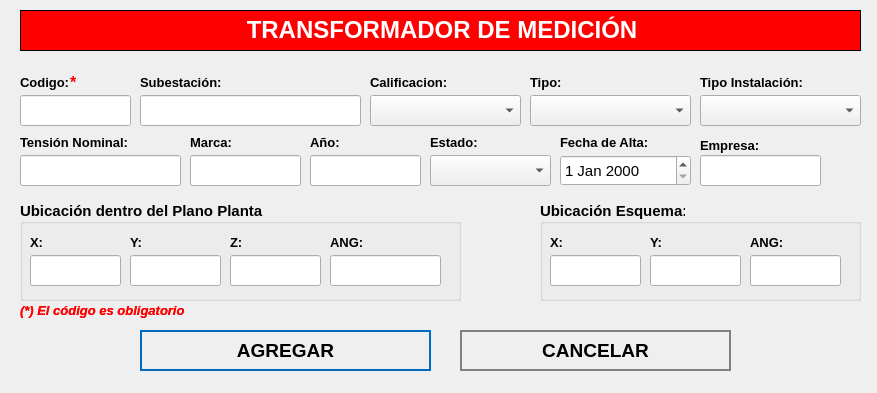
<?xml version="1.0" encoding="UTF-8"?>
<ui version="4.0">
 <class>NewBook</class>
 <widget class="QWidget" name="NewBook">
  <property name="geometry">
   <rect>
    <x>0</x>
    <y>0</y>
    <width>877</width>
    <height>393</height>
   </rect>
  </property>
  <property name="minimumSize">
   <size>
    <width>877</width>
    <height>393</height>
   </size>
  </property>
  <property name="maximumSize">
   <size>
    <width>877</width>
    <height>393</height>
   </size>
  </property>
  <property name="windowTitle">
   <string>Nuevo Registro</string>
  </property>
  <property name="styleSheet">
   <string notr="true">QPushButton
{	
	height: 2em;
 	border-style: solid;
	border-width: 2px;
 	border-color: grey;
	font-weight: bold;
}

QPushButton:hover
{
   	background-color:grey;
	color:white;
}</string>
  </property>
  <widget class="QLabel" name="label">
   <property name="geometry">
    <rect>
     <x>20</x>
     <y>10</y>
     <width>841</width>
     <height>41</height>
    </rect>
   </property>
   <property name="font">
    <font>
     <underline>false</underline>
    </font>
   </property>
   <property name="autoFillBackground">
    <bool>false</bool>
   </property>
   <property name="styleSheet">
    <string notr="true">background-color: red;</string>
   </property>
   <property name="frameShape">
    <enum>QFrame::Box</enum>
   </property>
   <property name="text">
    <string>&lt;html&gt;&lt;head/&gt;&lt;body&gt;&lt;p align=&quot;center&quot;&gt;&lt;span style=&quot; font-size:18pt; font-weight:600; color:#ffffff;&quot;&gt;TRANSFORMADOR DE MEDICIÓN&lt;/span&gt;&lt;/p&gt;&lt;/body&gt;&lt;/html&gt;</string>
   </property>
  </widget>
  <widget class="QLabel" name="label_autoriza">
   <property name="geometry">
    <rect>
     <x>20</x>
     <y>70</y>
     <width>101</width>
     <height>25</height>
    </rect>
   </property>
   <property name="text">
    <string>&lt;html&gt;&lt;head/&gt;&lt;body&gt;&lt;p&gt;&lt;span style=&quot; font-size:10pt; font-weight:600;&quot;&gt;Codigo:&lt;/span&gt;&lt;/p&gt;&lt;/body&gt;&lt;/html&gt;</string>
   </property>
  </widget>
  <widget class="QLineEdit" name="inputCodigo">
   <property name="geometry">
    <rect>
     <x>20</x>
     <y>95</y>
     <width>111</width>
     <height>31</height>
    </rect>
   </property>
   <property name="font">
    <font>
     <pointsize>12</pointsize>
    </font>
   </property>
   <property name="maxLength">
    <number>15</number>
   </property>
  </widget>
  <widget class="QLineEdit" name="inputSubestacion">
   <property name="geometry">
    <rect>
     <x>140</x>
     <y>95</y>
     <width>221</width>
     <height>31</height>
    </rect>
   </property>
   <property name="font">
    <font>
     <pointsize>12</pointsize>
    </font>
   </property>
  </widget>
  <widget class="QPushButton" name="addButton">
   <property name="geometry">
    <rect>
     <x>140</x>
     <y>330</y>
     <width>291</width>
     <height>41</height>
    </rect>
   </property>
   <property name="font">
    <font>
     <pointsize>14</pointsize>
     <weight>75</weight>
     <bold>true</bold>
    </font>
   </property>
   <property name="cursor">
    <cursorShape>PointingHandCursor</cursorShape>
   </property>
   <property name="styleSheet">
    <string notr="true">QPushButton
{	
	height: 2em;
 	border-style: solid;
	border-width: 2px;
 	border-color: #0069c0;
	font-weight: bold;
}

QPushButton:hover
{
   	background-color:#0069c0;
	color:white;
}</string>
   </property>
   <property name="text">
    <string>AGREGAR</string>
   </property>
   <property name="icon">
    <iconset>
     <normaloff>../assets/icons/add-icon.png</normaloff>../assets/icons/add-icon.png</iconset>
   </property>
   <property name="iconSize">
    <size>
     <width>30</width>
     <height>30</height>
    </size>
   </property>
   <property name="autoDefault">
    <bool>true</bool>
   </property>
   <property name="default">
    <bool>true</bool>
   </property>
   <property name="flat">
    <bool>true</bool>
   </property>
  </widget>
  <widget class="QPushButton" name="cancelButton">
   <property name="geometry">
    <rect>
     <x>460</x>
     <y>330</y>
     <width>271</width>
     <height>41</height>
    </rect>
   </property>
   <property name="font">
    <font>
     <pointsize>14</pointsize>
     <weight>75</weight>
     <bold>true</bold>
    </font>
   </property>
   <property name="cursor">
    <cursorShape>PointingHandCursor</cursorShape>
   </property>
   <property name="styleSheet">
    <string notr="true">QPushButton
{	
	height: 2em;
 	border-style: solid;
	border-width: 2px;
 	border-color: grey;
	font-weight: bold;
}

QPushButton:hover
{
   	background-color:grey;
	color:white;
}</string>
   </property>
   <property name="text">
    <string>CANCELAR</string>
   </property>
   <property name="icon">
    <iconset>
     <normaloff>../assets/icons/cancel-icon.png</normaloff>../assets/icons/cancel-icon.png</iconset>
   </property>
   <property name="iconSize">
    <size>
     <width>30</width>
     <height>30</height>
    </size>
   </property>
   <property name="autoDefault">
    <bool>true</bool>
   </property>
   <property name="default">
    <bool>true</bool>
   </property>
   <property name="flat">
    <bool>true</bool>
   </property>
  </widget>
  <widget class="QLabel" name="label_aquienVisita">
   <property name="geometry">
    <rect>
     <x>140</x>
     <y>70</y>
     <width>191</width>
     <height>25</height>
    </rect>
   </property>
   <property name="text">
    <string>&lt;html&gt;&lt;head/&gt;&lt;body&gt;&lt;p&gt;&lt;span style=&quot; font-size:10pt; font-weight:600;&quot;&gt;Subestación:&lt;/span&gt;&lt;/p&gt;&lt;/body&gt;&lt;/html&gt;</string>
   </property>
  </widget>
  <widget class="QLabel" name="label_horaSalida">
   <property name="geometry">
    <rect>
     <x>430</x>
     <y>130</y>
     <width>81</width>
     <height>25</height>
    </rect>
   </property>
   <property name="text">
    <string>&lt;html&gt;&lt;head/&gt;&lt;body&gt;&lt;p&gt;&lt;span style=&quot; font-size:10pt; font-weight:600;&quot;&gt;Estado:&lt;/span&gt;&lt;/p&gt;&lt;/body&gt;&lt;/html&gt;</string>
   </property>
  </widget>
  <widget class="QLabel" name="label_motivoVisita">
   <property name="geometry">
    <rect>
     <x>560</x>
     <y>130</y>
     <width>131</width>
     <height>25</height>
    </rect>
   </property>
   <property name="text">
    <string>&lt;html&gt;&lt;head/&gt;&lt;body&gt;&lt;p&gt;&lt;span style=&quot; font-size:10pt; font-weight:600;&quot;&gt;Fecha de Alta:&lt;/span&gt;&lt;/p&gt;&lt;/body&gt;&lt;/html&gt;</string>
   </property>
  </widget>
  <widget class="QLabel" name="label_nota_obligatoria">
   <property name="geometry">
    <rect>
     <x>20</x>
     <y>300</y>
     <width>281</width>
     <height>21</height>
    </rect>
   </property>
   <property name="text">
    <string>&lt;html&gt;&lt;head/&gt;&lt;body&gt;&lt;p&gt;&lt;span style=&quot; font-size:10pt; font-weight:600; font-style:italic; color:#ff0000;&quot;&gt;(*) El código es obligatorio&lt;/span&gt;&lt;/p&gt;&lt;/body&gt;&lt;/html&gt;</string>
   </property>
  </widget>
  <widget class="QLabel" name="ast_aquienvisita">
   <property name="geometry">
    <rect>
     <x>70</x>
     <y>70</y>
     <width>21</width>
     <height>25</height>
    </rect>
   </property>
   <property name="text">
    <string>&lt;html&gt;&lt;head/&gt;&lt;body&gt;&lt;p&gt;&lt;span style=&quot; font-size:12pt; font-weight:600; color:#ff0000;&quot;&gt;*&lt;/span&gt;&lt;/p&gt;&lt;/body&gt;&lt;/html&gt;</string>
   </property>
  </widget>
  <widget class="QLabel" name="label_advertencia_dni">
   <property name="geometry">
    <rect>
     <x>20</x>
     <y>300</y>
     <width>251</width>
     <height>21</height>
    </rect>
   </property>
   <property name="text">
    <string>&lt;html&gt;&lt;head/&gt;&lt;body&gt;&lt;p&gt;&lt;span style=&quot; font-size:10pt; font-weight:600; font-style:italic; color:#ff0000;&quot;&gt;(*) El código es obligatorio&lt;/span&gt;&lt;/p&gt;&lt;/body&gt;&lt;/html&gt;</string>
   </property>
  </widget>
  <widget class="QLabel" name="label_area_2">
   <property name="geometry">
    <rect>
     <x>370</x>
     <y>70</y>
     <width>141</width>
     <height>25</height>
    </rect>
   </property>
   <property name="text">
    <string>&lt;html&gt;&lt;head/&gt;&lt;body&gt;&lt;p&gt;&lt;span style=&quot; font-size:10pt; font-weight:600;&quot;&gt;Calificacion:&lt;/span&gt;&lt;/p&gt;&lt;/body&gt;&lt;/html&gt;</string>
   </property>
  </widget>
  <widget class="QComboBox" name="cbEstado">
   <property name="geometry">
    <rect>
     <x>430</x>
     <y>155</y>
     <width>121</width>
     <height>31</height>
    </rect>
   </property>
   <property name="font">
    <font>
     <pointsize>12</pointsize>
    </font>
   </property>
   <property name="editable">
    <bool>false</bool>
   </property>
  </widget>
  <widget class="QDateEdit" name="inputFecha">
   <property name="geometry">
    <rect>
     <x>560</x>
     <y>155</y>
     <width>131</width>
     <height>31</height>
    </rect>
   </property>
   <property name="font">
    <font>
     <pointsize>11</pointsize>
     <weight>50</weight>
     <bold>false</bold>
    </font>
   </property>
  </widget>
  <widget class="QComboBox" name="cbTipo">
   <property name="geometry">
    <rect>
     <x>530</x>
     <y>95</y>
     <width>161</width>
     <height>31</height>
    </rect>
   </property>
   <property name="font">
    <font>
     <pointsize>12</pointsize>
    </font>
   </property>
   <property name="editable">
    <bool>false</bool>
   </property>
  </widget>
  <widget class="QLabel" name="label_area_3">
   <property name="geometry">
    <rect>
     <x>530</x>
     <y>70</y>
     <width>141</width>
     <height>25</height>
    </rect>
   </property>
   <property name="text">
    <string>&lt;html&gt;&lt;head/&gt;&lt;body&gt;&lt;p&gt;&lt;span style=&quot; font-size:10pt; font-weight:600;&quot;&gt;Tipo:&lt;/span&gt;&lt;/p&gt;&lt;/body&gt;&lt;/html&gt;</string>
   </property>
  </widget>
  <widget class="QLineEdit" name="inputMarca">
   <property name="geometry">
    <rect>
     <x>190</x>
     <y>155</y>
     <width>111</width>
     <height>31</height>
    </rect>
   </property>
   <property name="font">
    <font>
     <pointsize>12</pointsize>
    </font>
   </property>
   <property name="maxLength">
    <number>50</number>
   </property>
  </widget>
  <widget class="QLabel" name="label_autoriza_2">
   <property name="geometry">
    <rect>
     <x>190</x>
     <y>130</y>
     <width>101</width>
     <height>25</height>
    </rect>
   </property>
   <property name="text">
    <string>&lt;html&gt;&lt;head/&gt;&lt;body&gt;&lt;p&gt;&lt;span style=&quot; font-size:10pt; font-weight:600;&quot;&gt;Marca:&lt;/span&gt;&lt;/p&gt;&lt;/body&gt;&lt;/html&gt;</string>
   </property>
  </widget>
  <widget class="QLineEdit" name="inputAnio">
   <property name="geometry">
    <rect>
     <x>310</x>
     <y>155</y>
     <width>111</width>
     <height>31</height>
    </rect>
   </property>
   <property name="font">
    <font>
     <pointsize>12</pointsize>
    </font>
   </property>
   <property name="maxLength">
    <number>4</number>
   </property>
  </widget>
  <widget class="QLabel" name="label_autoriza_3">
   <property name="geometry">
    <rect>
     <x>310</x>
     <y>130</y>
     <width>101</width>
     <height>25</height>
    </rect>
   </property>
   <property name="text">
    <string>&lt;html&gt;&lt;head/&gt;&lt;body&gt;&lt;p&gt;&lt;span style=&quot; font-size:10pt; font-weight:600;&quot;&gt;Año:&lt;/span&gt;&lt;/p&gt;&lt;/body&gt;&lt;/html&gt;</string>
   </property>
  </widget>
  <widget class="QLabel" name="label_autoriza_4">
   <property name="geometry">
    <rect>
     <x>20</x>
     <y>130</y>
     <width>151</width>
     <height>25</height>
    </rect>
   </property>
   <property name="text">
    <string>&lt;html&gt;&lt;head/&gt;&lt;body&gt;&lt;p&gt;&lt;span style=&quot; font-size:10pt; font-weight:600;&quot;&gt;Tensión Nominal:&lt;/span&gt;&lt;/p&gt;&lt;/body&gt;&lt;/html&gt;</string>
   </property>
  </widget>
  <widget class="QLineEdit" name="inputTension">
   <property name="geometry">
    <rect>
     <x>20</x>
     <y>155</y>
     <width>161</width>
     <height>31</height>
    </rect>
   </property>
   <property name="font">
    <font>
     <pointsize>12</pointsize>
    </font>
   </property>
   <property name="maxLength">
    <number>8</number>
   </property>
  </widget>
  <widget class="QComboBox" name="cbTipoInstalacion">
   <property name="geometry">
    <rect>
     <x>700</x>
     <y>95</y>
     <width>161</width>
     <height>31</height>
    </rect>
   </property>
   <property name="font">
    <font>
     <pointsize>12</pointsize>
    </font>
   </property>
   <property name="editable">
    <bool>false</bool>
   </property>
  </widget>
  <widget class="QLabel" name="label_area_4">
   <property name="geometry">
    <rect>
     <x>700</x>
     <y>70</y>
     <width>141</width>
     <height>25</height>
    </rect>
   </property>
   <property name="text">
    <string>&lt;html&gt;&lt;head/&gt;&lt;body&gt;&lt;p&gt;&lt;span style=&quot; font-size:10pt; font-weight:600;&quot;&gt;Tipo Instalación:&lt;/span&gt;&lt;/p&gt;&lt;/body&gt;&lt;/html&gt;</string>
   </property>
  </widget>
  <widget class="QGroupBox" name="groupBox">
   <property name="geometry">
    <rect>
     <x>20</x>
     <y>200</y>
     <width>441</width>
     <height>101</height>
    </rect>
   </property>
   <property name="font">
    <font>
     <pointsize>11</pointsize>
     <weight>75</weight>
     <bold>true</bold>
    </font>
   </property>
   <property name="title">
    <string>Ubicación dentro del Plano Planta:</string>
   </property>
   <property name="alignment">
    <set>Qt::AlignLeading|Qt::AlignLeft|Qt::AlignVCenter</set>
   </property>
   <widget class="QLabel" name="label_motivoVisita_2">
    <property name="geometry">
     <rect>
      <x>210</x>
      <y>30</y>
      <width>81</width>
      <height>25</height>
     </rect>
    </property>
    <property name="text">
     <string>&lt;html&gt;&lt;head/&gt;&lt;body&gt;&lt;p&gt;&lt;span style=&quot; font-size:10pt; font-weight:600;&quot;&gt;Z:&lt;/span&gt;&lt;/p&gt;&lt;/body&gt;&lt;/html&gt;</string>
    </property>
   </widget>
   <widget class="QLabel" name="label_horaSalida_2">
    <property name="geometry">
     <rect>
      <x>110</x>
      <y>30</y>
      <width>81</width>
      <height>25</height>
     </rect>
    </property>
    <property name="text">
     <string>&lt;html&gt;&lt;head/&gt;&lt;body&gt;&lt;p&gt;&lt;span style=&quot; font-size:10pt; font-weight:600;&quot;&gt;Y:&lt;/span&gt;&lt;/p&gt;&lt;/body&gt;&lt;/html&gt;</string>
    </property>
   </widget>
   <widget class="QLineEdit" name="inputX">
    <property name="geometry">
     <rect>
      <x>10</x>
      <y>55</y>
      <width>91</width>
      <height>31</height>
     </rect>
    </property>
    <property name="font">
     <font>
      <pointsize>12</pointsize>
     </font>
    </property>
    <property name="maxLength">
     <number>14</number>
    </property>
   </widget>
   <widget class="QLineEdit" name="inputY">
    <property name="geometry">
     <rect>
      <x>110</x>
      <y>55</y>
      <width>91</width>
      <height>31</height>
     </rect>
    </property>
    <property name="font">
     <font>
      <pointsize>12</pointsize>
     </font>
    </property>
    <property name="maxLength">
     <number>14</number>
    </property>
   </widget>
   <widget class="QLineEdit" name="inputZ">
    <property name="geometry">
     <rect>
      <x>210</x>
      <y>55</y>
      <width>91</width>
      <height>31</height>
     </rect>
    </property>
    <property name="font">
     <font>
      <pointsize>12</pointsize>
     </font>
    </property>
    <property name="maxLength">
     <number>14</number>
    </property>
   </widget>
   <widget class="QLabel" name="label_horaIngreso_2">
    <property name="geometry">
     <rect>
      <x>10</x>
      <y>30</y>
      <width>71</width>
      <height>25</height>
     </rect>
    </property>
    <property name="text">
     <string>&lt;html&gt;&lt;head/&gt;&lt;body&gt;&lt;p&gt;&lt;span style=&quot; font-size:10pt; font-weight:600;&quot;&gt;X:&lt;/span&gt;&lt;/p&gt;&lt;/body&gt;&lt;/html&gt;</string>
    </property>
   </widget>
   <widget class="QLabel" name="label_horaIngreso_4">
    <property name="geometry">
     <rect>
      <x>310</x>
      <y>30</y>
      <width>71</width>
      <height>25</height>
     </rect>
    </property>
    <property name="text">
     <string>&lt;html&gt;&lt;head/&gt;&lt;body&gt;&lt;p&gt;&lt;span style=&quot; font-size:10pt; font-weight:600;&quot;&gt;ANG:&lt;/span&gt;&lt;/p&gt;&lt;/body&gt;&lt;/html&gt;</string>
    </property>
   </widget>
   <widget class="QLineEdit" name="inputANG">
    <property name="geometry">
     <rect>
      <x>310</x>
      <y>55</y>
      <width>111</width>
      <height>31</height>
     </rect>
    </property>
    <property name="font">
     <font>
      <pointsize>12</pointsize>
     </font>
    </property>
    <property name="maxLength">
     <number>11</number>
    </property>
   </widget>
  </widget>
  <widget class="QGroupBox" name="groupBox_2">
   <property name="geometry">
    <rect>
     <x>540</x>
     <y>200</y>
     <width>321</width>
     <height>101</height>
    </rect>
   </property>
   <property name="font">
    <font>
     <pointsize>11</pointsize>
     <weight>75</weight>
     <bold>true</bold>
    </font>
   </property>
   <property name="title">
    <string>Ubicación Esquema:</string>
   </property>
   <property name="alignment">
    <set>Qt::AlignLeading|Qt::AlignLeft|Qt::AlignVCenter</set>
   </property>
   <widget class="QLabel" name="label_motivoVisita_3">
    <property name="geometry">
     <rect>
      <x>210</x>
      <y>30</y>
      <width>91</width>
      <height>25</height>
     </rect>
    </property>
    <property name="text">
     <string>&lt;html&gt;&lt;head/&gt;&lt;body&gt;&lt;p&gt;&lt;span style=&quot; font-size:10pt; font-weight:600;&quot;&gt;ANG:&lt;/span&gt;&lt;/p&gt;&lt;/body&gt;&lt;/html&gt;</string>
    </property>
   </widget>
   <widget class="QLabel" name="label_horaSalida_3">
    <property name="geometry">
     <rect>
      <x>110</x>
      <y>30</y>
      <width>81</width>
      <height>25</height>
     </rect>
    </property>
    <property name="text">
     <string>&lt;html&gt;&lt;head/&gt;&lt;body&gt;&lt;p&gt;&lt;span style=&quot; font-size:10pt; font-weight:600;&quot;&gt;Y:&lt;/span&gt;&lt;/p&gt;&lt;/body&gt;&lt;/html&gt;</string>
    </property>
   </widget>
   <widget class="QLineEdit" name="inputX_2">
    <property name="geometry">
     <rect>
      <x>10</x>
      <y>55</y>
      <width>91</width>
      <height>31</height>
     </rect>
    </property>
    <property name="font">
     <font>
      <pointsize>12</pointsize>
     </font>
    </property>
    <property name="maxLength">
     <number>9</number>
    </property>
   </widget>
   <widget class="QLineEdit" name="inputY_2">
    <property name="geometry">
     <rect>
      <x>110</x>
      <y>55</y>
      <width>91</width>
      <height>31</height>
     </rect>
    </property>
    <property name="font">
     <font>
      <pointsize>12</pointsize>
     </font>
    </property>
    <property name="maxLength">
     <number>9</number>
    </property>
   </widget>
   <widget class="QLineEdit" name="inputANG_2">
    <property name="geometry">
     <rect>
      <x>210</x>
      <y>55</y>
      <width>91</width>
      <height>31</height>
     </rect>
    </property>
    <property name="font">
     <font>
      <pointsize>12</pointsize>
     </font>
    </property>
    <property name="maxLength">
     <number>11</number>
    </property>
   </widget>
   <widget class="QLabel" name="label_horaIngreso_3">
    <property name="geometry">
     <rect>
      <x>10</x>
      <y>30</y>
      <width>71</width>
      <height>25</height>
     </rect>
    </property>
    <property name="text">
     <string>&lt;html&gt;&lt;head/&gt;&lt;body&gt;&lt;p&gt;&lt;span style=&quot; font-size:10pt; font-weight:600;&quot;&gt;X:&lt;/span&gt;&lt;/p&gt;&lt;/body&gt;&lt;/html&gt;</string>
    </property>
   </widget>
  </widget>
  <widget class="QComboBox" name="cbCalificacion">
   <property name="geometry">
    <rect>
     <x>370</x>
     <y>95</y>
     <width>151</width>
     <height>31</height>
    </rect>
   </property>
   <property name="font">
    <font>
     <pointsize>12</pointsize>
    </font>
   </property>
   <property name="editable">
    <bool>false</bool>
   </property>
  </widget>
  <widget class="QLabel" name="label_empresa">
   <property name="geometry">
    <rect>
     <x>700</x>
     <y>135</y>
     <width>111</width>
     <height>21</height>
    </rect>
   </property>
   <property name="text">
    <string>&lt;html&gt;&lt;head/&gt;&lt;body&gt;&lt;p&gt;&lt;span style=&quot; font-size:10pt; font-weight:600;&quot;&gt;Empresa:&lt;/span&gt;&lt;/p&gt;&lt;/body&gt;&lt;/html&gt;</string>
   </property>
   <property name="scaledContents">
    <bool>true</bool>
   </property>
  </widget>
  <widget class="QLineEdit" name="inputCodEmpresa">
   <property name="geometry">
    <rect>
     <x>700</x>
     <y>155</y>
     <width>121</width>
     <height>31</height>
    </rect>
   </property>
   <property name="font">
    <font>
     <pointsize>12</pointsize>
    </font>
   </property>
   <property name="maxLength">
    <number>5</number>
   </property>
  </widget>
  <zorder>label</zorder>
  <zorder>label_autoriza</zorder>
  <zorder>inputCodigo</zorder>
  <zorder>addButton</zorder>
  <zorder>cancelButton</zorder>
  <zorder>label_aquienVisita</zorder>
  <zorder>label_horaSalida</zorder>
  <zorder>label_motivoVisita</zorder>
  <zorder>label_nota_obligatoria</zorder>
  <zorder>ast_aquienvisita</zorder>
  <zorder>label_advertencia_dni</zorder>
  <zorder>label_area_2</zorder>
  <zorder>cbEstado</zorder>
  <zorder>inputFecha</zorder>
  <zorder>cbTipo</zorder>
  <zorder>label_area_3</zorder>
  <zorder>inputMarca</zorder>
  <zorder>label_autoriza_2</zorder>
  <zorder>inputAnio</zorder>
  <zorder>label_autoriza_3</zorder>
  <zorder>label_autoriza_4</zorder>
  <zorder>inputTension</zorder>
  <zorder>cbTipoInstalacion</zorder>
  <zorder>label_area_4</zorder>
  <zorder>inputSubestacion</zorder>
  <zorder>groupBox</zorder>
  <zorder>groupBox_2</zorder>
  <zorder>cbCalificacion</zorder>
  <zorder>label_empresa</zorder>
  <zorder>inputCodEmpresa</zorder>
 </widget>
 <tabstops>
  <tabstop>inputCodigo</tabstop>
  <tabstop>inputSubestacion</tabstop>
  <tabstop>addButton</tabstop>
  <tabstop>cancelButton</tabstop>
 </tabstops>
 <resources/>
 <connections/>
</ui>
